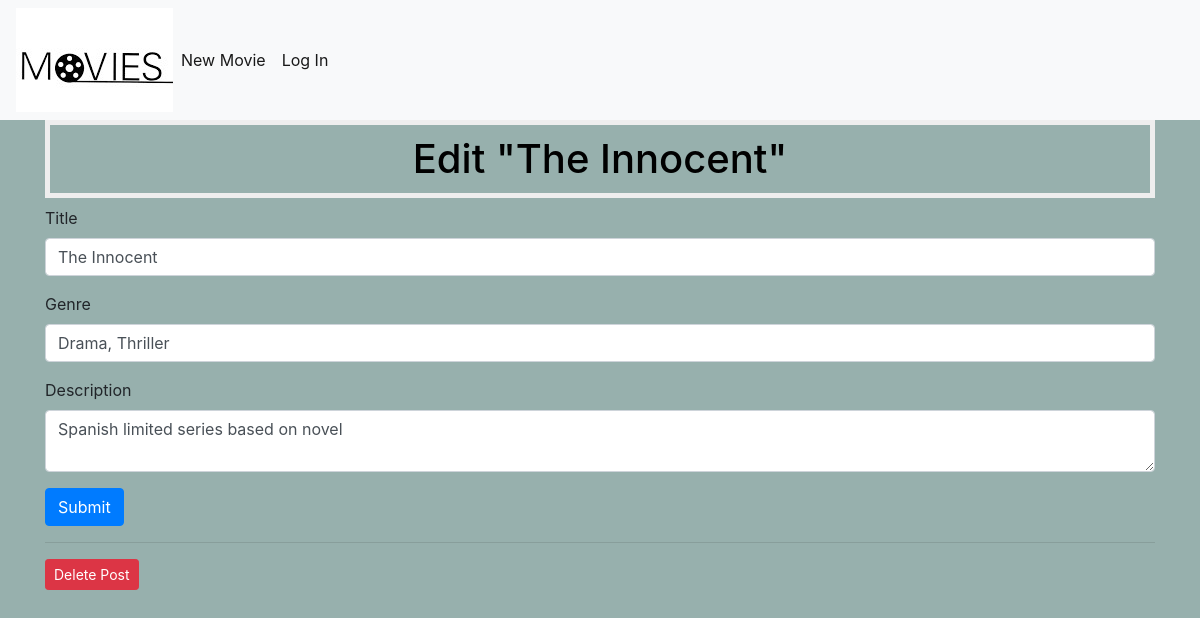
The app's page /6/edit with its own data.
### model.py (models this page shows, shortened)
class Movies(db.Model):
    __tablename__ = "movies"
    moviesId = db.Column(db.Integer, primary_key=True)
    title = db.Column(db.Text, nullable=False)
    genre = db.Column(db.Text, nullable=False)
    description = db.Column(db.Text, nullable=False)

### app.py (the view, shortened to what this page needs)
@app.route('/<int:movie_id>/edit', methods=('GET', 'POST'))
def edit(movie_id):
    movie = controller.get_movie(movie_id)
    return render_template('edit.html', movie=movie)

### controller.py (called while the page is built)
def get_movie(movie_id):
    return Movies.query.filter_by(moviesId=movie_id).first()

### templates/edit.html (shortened to what this page needs)
{% extends 'base.html' %}
{% block content %}
<h1>{% block title %} Edit "{{ movie['title'] }}" {% endblock %}</h1>
<form method="post">
<div class="form-group">
<label for="title">Title</label>
<input type="text" name="title" placeholder="Edit title"
class="form-control"
value="{{ request.form['title'] or movie['title'] }}">
</div>
    <div class="form-group">
<label for="genre">Genre</label>
<input type="text" name="title" placeholder="Edit genre"
class="form-control"
value="{{ request.form['genre'] or movie['genre'] }}">
</div>
<div class="form-group">
<label for="description">Description</label>
<textarea name="content" placeholder="Edit description"
class="form-control">{{ request.form['description'] or
movie['description'] }}</textarea>
</div>
<div class="form-group">
<button type="submit" class="btn btn-primary">Submit</button>
</div>
</form>
<hr>
<form action="{{ url_for('delete', movie_id=movie['moviesId']) }}" method="POST">
<input type="submit" value="Delete Post"
class="btn btn-danger btn-sm"
onclick="return confirm('Are you sure you want to delete this
post?')">
</form>
{% endblock %}

### static/css/style.css (style rules this page uses)
h1 { border: 5px #eee solid; color: black; text-align: center; padding: 10px; }
body { background-color: #97b0ad; }

### records on screen
Movies: title "The Innocent", title "Drama, Thriller", content "Spanish limited series based on novel"
